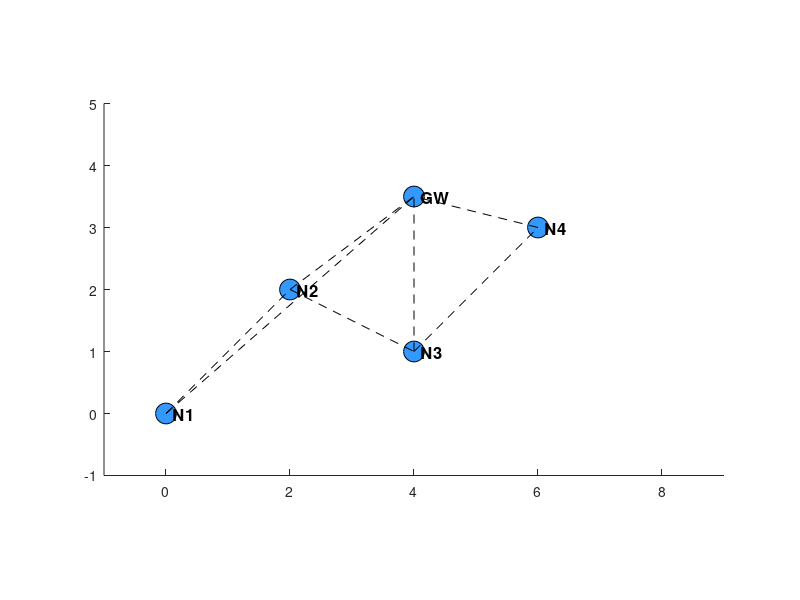

Write MATLAB code to recreate this figure. (Note: this script raises an error after producing the figure.)
clc; clear; close all;

%TTL limit – Every forwarded packet must respect a Time-To-Live value to prevent infinite looping.
%Randomized broadcast delay – Nodes must add a small random delay before rebroadcasting to avoid collisions and broadcast storms.
%Deduplication cache timeout – Each node keeps a short-term cache of recently seen packet IDs to avoid forwarding duplicates.

%% Coordinates (GW is top middle)
coords = [0 0; 2 2; 4 1; 6 3; 4 3.5]; % N1 N2 N3 N4 GW
nodeNames = {'N1','N2','N3','N4','GW'};

figure('Color','w'); hold on;
axis([-1 9 -1 5]); axis equal;

%% Draw nodes
for i = 1:5
    plot(coords(i,1), coords(i,2), 'o', 'MarkerSize',15, ...
         'MarkerFaceColor',[0.2 0.6 1], 'MarkerEdgeColor','k');
    text(coords(i,1)+0.1, coords(i,2), nodeNames{i}, ...
         'FontSize',12, 'FontWeight','bold');
end

%% Optional reference links
connections = [1 2; 2 3; 3 4; 1 5; 2 5; 3 5; 4 5];
for i = 1:size(connections,1)
    a = connections(i,1); b = connections(i,2);
    plot([coords(a,1) coords(b,1)], [coords(a,2) coords(b,2)], '--k');
end


%% --- Fading Arrow Animation Function ---
function animate_packet(src,dst,coords,color)

    x1 = coords(src,1);  y1 = coords(src,2);
    x2 = coords(dst,1);  y2 = coords(dst,2);

    % initial faint path line
    baseLine = plot([x1 x2],[y1 y2],'Color',[color 0.1],'LineWidth',2);
    drawnow;

    steps = 50;  % smooth animation

    for t = linspace(0,1,steps)

        alpha = min(1, t*2);     % fade in
        fadeColor = [color alpha];

        % Interpolated point
        x = x1 + t*(x2 - x1);
        y = y1 + t*(y2 - y1);

        % Larger arrowhead (MaxHeadSize increased)
        h = quiver(x, y, (x2-x)*0.001, (y2-y)*0.001, ...
                   'Color', fadeColor, 'MaxHeadSize', 30, 'LineWidth', 2.5);

        drawnow;
        pause(0.02);
        delete(h);
    end

    % Fade out the base line
    for fade = 0.1:-0.02:0
        set(baseLine,'Color',[color fade]);
        drawnow;
        pause(0.01);
    end

    delete(baseLine);
    pause;  % wait for keypress step-by-step
end


%% ------- ROUTING STEPS -------

fprintf('\n--- Step 1: N1 → Gateway ---\n');
animate_packet(1,5,coords,[1 0 0]); % red
fprintf('N1 SOS delivered.\n\n');

fprintf('--- Step 2: N2 → N1 → Gateway ---\n');
animate_packet(2,1,coords,[0 1 0]); % green
animate_packet(1,5,coords,[0 1 0]);
fprintf('N2 SOS delivered.\n\n');

fprintf('--- Step 3: N3 long path fails (TTL=2) ---\n');
ttl = 2;
animate_packet(3,2,coords,[1 0 1]); ttl=ttl-1; disp(['TTL: ' num2str(ttl)]);
animate_packet(2,1,coords,[1 0 1]); ttl=ttl-1; disp(['TTL: ' num2str(ttl)]);
disp('TTL expired. Retrying later via alternative route...'); 
pause;

%% *** Step 4 REMOVED COMPLETELY ***

fprintf('--- Step 4: N4 → N3 → Gateway ---\n');
animate_packet(4,3,coords,[0 1 1]); % cyan
animate_packet(3,5,coords,[0 1 1]);
fprintf('N4 SOS delivered.\n\n');

fprintf('--- Step 5: N3 final SOS via N4 → Gateway ---\n');
animate_packet(3,4,coords,[1 1 1]); % white
animate_packet(4,5,coords,[1 1 1]);
fprintf('N3 SOS delivered through N4.\n\n');

disp('--- Simulation Complete ---');
